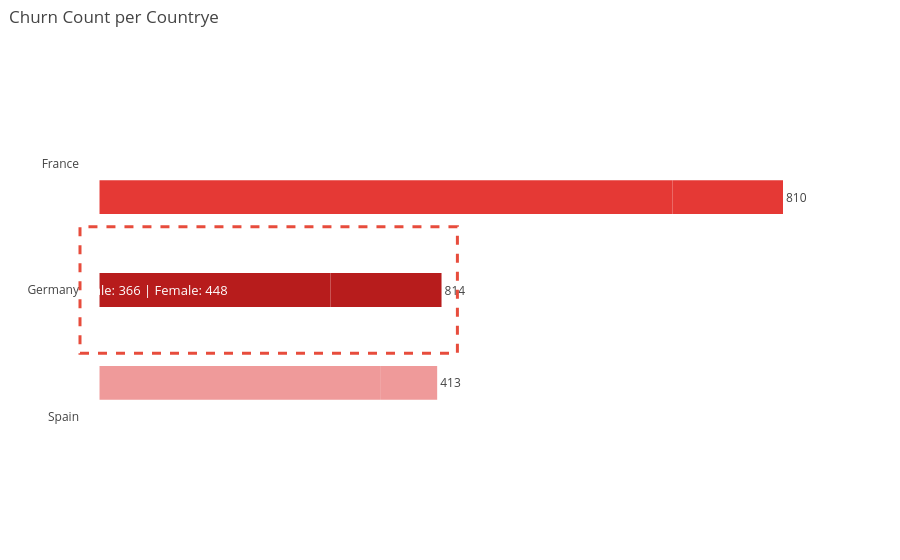

Notebook code cell kept with this figure:
### Code cell
churn_data = df.groupby(['Geography', 'Exited']).size().reset_index(name='Count')
churn_data['Status'] = churn_data['Exited'].map({0: 'Stay', 1: 'Exited'})

germany_exited = df[
    (df['Geography'] == 'Germany') &
    (df['Exited'] == 1)
]

gender_counts = germany_exited['Gender'].value_counts()

male = gender_counts.get('Male', 0)
female = gender_counts.get('Female', 0)

gender_text = f"Male: {male} | Female: {female}"
fig = px.bar(
    churn_data,
    x='Count',
    y='Geography',
    color='Geography',
    orientation='h',
    barmode='group',
    text='Count',
    title='Churn Count per Country',
    color_discrete_map={
        'Germany': '#B71C1C',  # dark red
        'France': '#E53935',   # medium red
        'Spain': '#EF9A9A'     # light red
    }
)

# تحسين المظهر وإخفاء المحور X
fig.update_traces(textposition='outside')
fig.update_layout(
    xaxis=dict(visible=False), 
    plot_bgcolor='white',
    showlegend=False
)

fig.update_layout(
    title=dict(
        text='Churn Count per Countrye',
        x=0.01,         
        y=0.98,         
        xanchor='left',
        yanchor='top'
    ))
fig.add_annotation(
    x=gender_counts.sum() / 2,
    y='Germany',
    text=gender_text,
    showarrow=False,
    font=dict(size=13, color='white')
)
fig.add_shape(
    type='rect',
    xref='paper',
    yref='y',
    x0=0,
    x1=0.51,
    y0=0.5,
    y1=1.5,
    line=dict(
        color='#e74c3c',
        width=3,
        dash='dash'
    ),
    fillcolor='rgba(0,0,0,0)'
)
fig.update_yaxes(
    title=None,
    showticklabels=True
)
fig.show()
#continuity

### Figure 1 — Plotly figure (JSON) as saved in the notebook; plotly's stock layout.template omitted (floating-point values rounded to 4 significant figures)
{"data": [{"alignmentgroup": "True", "hovertemplate": "Geography=%{y}<br>Count=%{text}<extra></extra>", "legendgroup": "France", "marker": {"color": "#E53935", "pattern": {"shape": ""}}, "name": "France", "offsetgroup": "France", "orientation": "h", "showlegend": true, "text": [4204, 810], "textposition": "outside", "type": "bar", "x": [4204, 810], "xaxis": "x", "y": ["France", "France"], "yaxis": "y"}, {"alignmentgroup": "True", "hovertemplate": "Geography=%{y}<br>Count=%{text}<extra></extra>", "legendgroup": "Germany", "marker": {"color": "#B71C1C", "pattern": {"shape": ""}}, "name": "Germany", "offsetgroup": "Germany", "orientation": "h", "showlegend": true, "text": [1695, 814], "textposition": "outside", "type": "bar", "x": [1695, 814], "xaxis": "x", "y": ["Germany", "Germany"], "yaxis": "y"}, {"alignmentgroup": "True", "hovertemplate": "Geography=%{y}<br>Count=%{text}<extra></extra>", "legendgroup": "Spain", "marker": {"color": "#EF9A9A", "pattern": {"shape": ""}}, "name": "Spain", "offsetgroup": "Spain", "orientation": "h", "showlegend": true, "text": [2064, 413], "textposition": "outside", "type": "bar", "x": [2064, 413], "xaxis": "x", "y": ["Spain", "Spain"], "yaxis": "y"}], "layout": {"annotations": [{"font": {"color": "white", "size": 13}, "showarrow": false, "text": "Male: 366 | Female: 448", "x": 407, "y": "Germany"}], "barmode": "group", "legend": {"title": {"text": "Geography"}, "tracegroupgap": 0}, "plot_bgcolor": "white", "shapes": [{"fillcolor": "rgba(0,0,0,0)", "line": {"color": "#e74c3c", "dash": "dash", "width": 3}, "type": "rect", "x0": 0, "x1": 0.51, "xref": "paper", "y0": 0.5, "y1": 1.5, "yref": "y"}], "showlegend": false, "title": {"text": "Churn Count per Countrye", "x": 0.01, "xanchor": "left", "y": 0.98, "yanchor": "top"}, "xaxis": {"anchor": "y", "domain": [0, 1], "title": {"text": "Count"}, "visible": false}, "yaxis": {"anchor": "x", "categoryarray": ["Spain", "Germany", "France"], "categoryorder": "array", "domain": [0, 1], "showticklabels": true, "title": {}}}}
